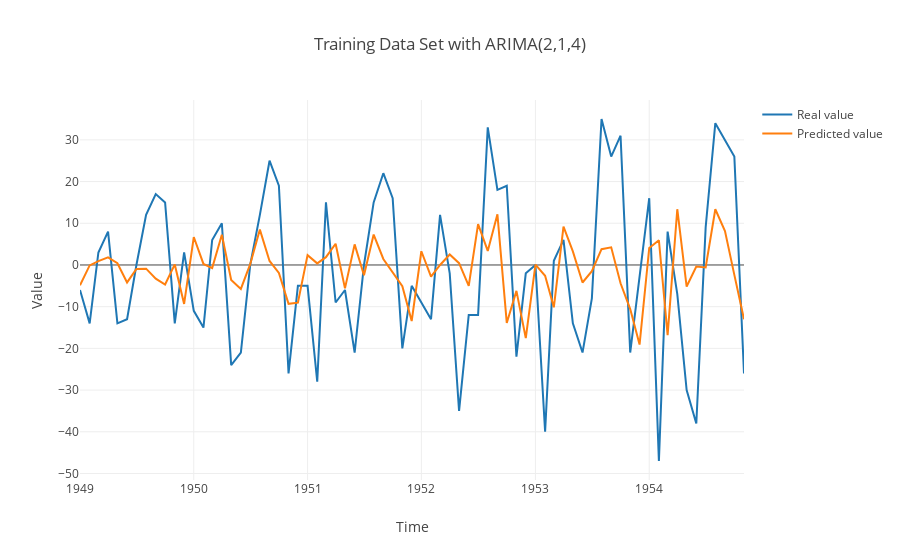
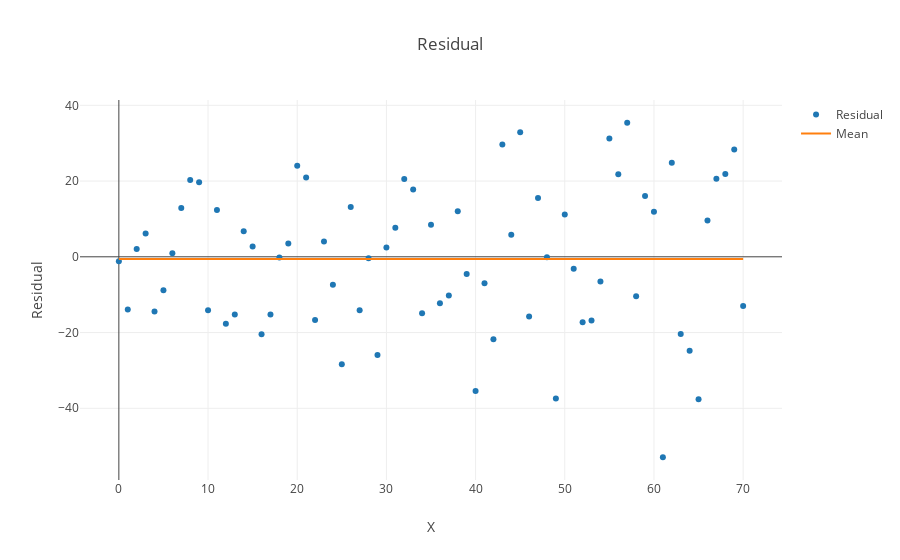

The code cell stored with these charts, in order, in its notebook:
### Code cell
arma_model = ARIMA(2,1,4)
arma_model.set_training_data_set(training_set_values)
arma_model.set_training_data_time(training_set_time)

arma_model.set_testing_data_set(testing_set_values)
arma_model.set_testing_data_time(testing_set_time)

arma_model.set_validation_data_set(validation_set_values)
arma_model.set_validation_data_time(validation_set_time)

# prediction = arma_model.get_prediction(arma_model.testing_data_set)
# prediction = arma_model.get_prediction(arma_model.validation_data_set)
prediction = arma_model.get_prediction(arma_model.training_data)


# arma_model.plot_result(arma_model.testing_data_time, arma_model.testing_data_set, prediction)
# arma_model.plot_result(arma_model.validation_data_time, arma_model.validation_data_set, prediction)
arma_model.plot_result(arma_model.training_data_time, arma_model.training_data, prediction)
